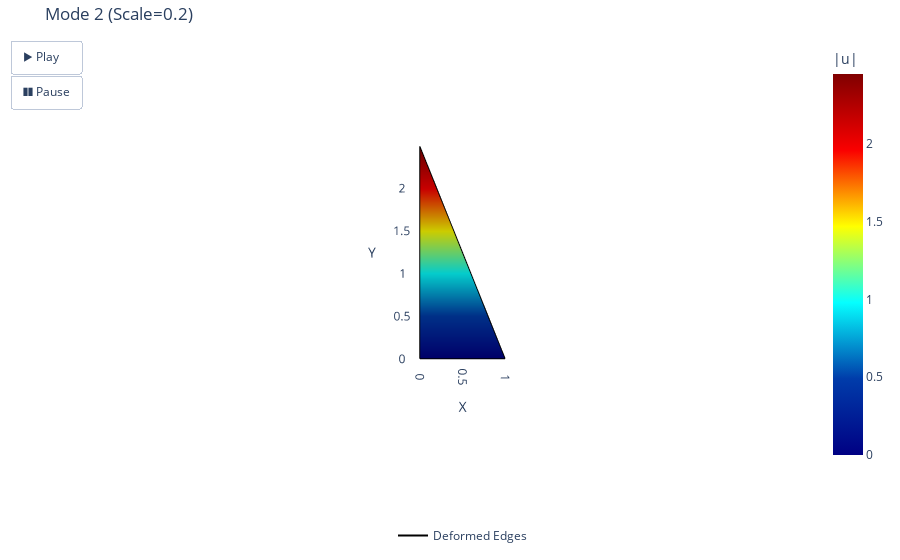

Notebook cell for this chart:
### Code cell
Ed = extract_dofs(a, edofs)
fig = plot_deformed_mesh(nodes, elements, Ed, scale=.2, field="utuxotal", title=f"Mode {mode}", cycles=3, duration=2)
fig.show()

### Figure 1 — Plotly figure (JSON) as saved in the notebook; plotly's stock layout.template omitted (floating-point values rounded to 4 significant figures)
{"data": [{"color": "lightgray", "hoverinfo": "skip", "i": [0], "j": [1], "k": [2], "name": "Original", "opacity": 0.4, "type": "mesh3d", "x": [0.0, 1.0, 0.0], "y": [0.0, 0.0, 2.0], "z": [0.0, 0.0, 0.0]}, {"cmax": 2.449, "cmin": 0, "colorbar": {"title": {"text": "|u|"}}, "colorscale": [[0, "rgb(0,0,131)"], [0.2, "rgb(0,60,170)"], [0.4, "rgb(5,255,255)"], [0.6, "rgb(255,255,0)"], [0.8, "rgb(250,0,0)"], [1, "rgb(128,0,0)"]], "hoverinfo": "text", "i": [0], "intensity": [0.0, 0.0, 2.449], "intensitymode": "vertex", "j": [1], "k": [2], "name": "Deformed", "showscale": true, "text": ["|u|: 0", "|u|: 0", "|u|: 2.449"], "type": "mesh3d", "x": [0.0, 1.0, 0.0], "y": [0.0, 0.0, 2.49], "z": [0.0, 0.0, 0.0]}, {"hoverinfo": "x+y+z+name", "line": {"color": "black", "width": 2}, "mode": "lines", "name": "Deformed Edges", "showlegend": true, "type": "scatter3d", "x": [0, 1, null, 1, 0, null, 0, 0, null], "y": [0, 0, null, 0, 2.49, null, 2.49, 0, null], "z": [0, 0, null, 0, 0, null, 0, 0, null]}], "layout": {"dragmode": "pan", "legend": {"orientation": "h", "x": 0.5, "xanchor": "center", "y": -0.2, "yanchor": "bottom"}, "margin": {"b": 70, "l": 10, "r": 10, "t": 40}, "scene": {"aspectmode": "manual", "aspectratio": {"x": 0.4016, "y": 1, "z": 0.001}, "camera": {"center": {"x": 0, "y": 0, "z": 0}, "eye": {"x": 0, "y": 0, "z": 2}, "projection": {"type": "orthographic"}, "up": {"x": 0, "y": 1, "z": 0}}, "xaxis": {"autorange": false, "range": [0, 1], "showgrid": false, "title": {"text": "X"}, "zeroline": false}, "yaxis": {"autorange": false, "range": [0, 2.49], "showgrid": false, "title": {"text": "Y"}, "zeroline": false}, "zaxis": {"visible": false}}, "title": {"text": "Mode 2 (Scale=0.2)"}, "updatemenus": [{"buttons": [{"args": [null, {"frame": {"duration": 22, "redraw": true}, "fromcurrent": true}], "label": "▶ Play", "method": "animate"}, {"args": [[null], {"frame": {"duration": 0, "redraw": true}, "mode": "immediate"}], "label": "❚❚ Pause", "method": "animate"}], "showactive": false, "type": "buttons"}]}}
